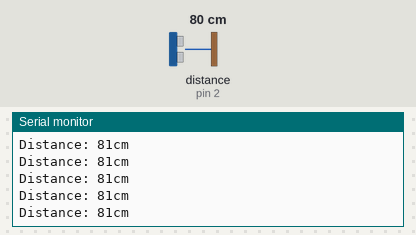
This sketch was run on a simulated Arduino Uno, built with avr-gcc and run on an emulated ATmega328P. Parts: the last lines printed to the serial monitor. The inputs (shaded band) are chosen by the test bench; at power-on: distance to the obstacle (sensor on pin 2) 80 cm. The echo pulse lasts 58.3 µs per cm.

Above: at 1.2 s.
1.3 s: distance to the obstacle (sensor on pin 2) set to 2 cm
At 1.37 s:
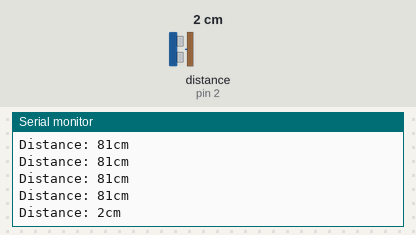
4.3 s: distance to the obstacle (sensor on pin 2) set to 250 cm
At 4.41 s:
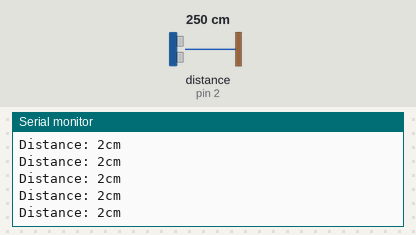
Timing chart, 0 to 7.3 s (numbered marks = the images above; inputs shaded):
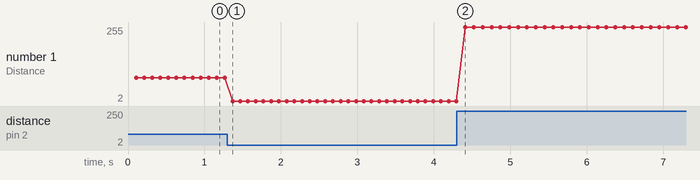

Measured:
- after the input at 1.3 s, the serial monitor: prints a new line after 0.07 s (image 1)
- plotted number 1: 81 → 2 after the input at 1.3 s, 2 → 255 after the input at 4.3 s

The sketch:

Ultrasonic.ino
```cpp
#include <NewPing.h>

#define Trig 3
#define Echo 2

#define Max_Distance 400 //400-550 (cm)

NewPing sonar(Trig, Echo, Max_Distance);

void setup() {

  Serial.begin(9600);
  Serial.println("The Distance from the sensor:");

}

void loop() {

  delay(100);
  unsigned int uS = sonar.ping();
  Serial.print("Distance: ");
  Serial.print(uS/US_ROUNDTRIP_CM);

  Serial.println("cm");

}
```
